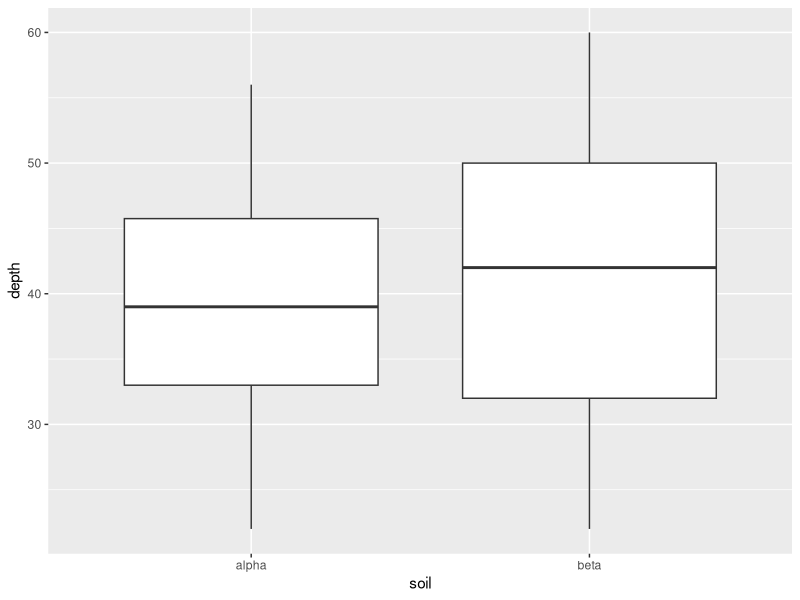
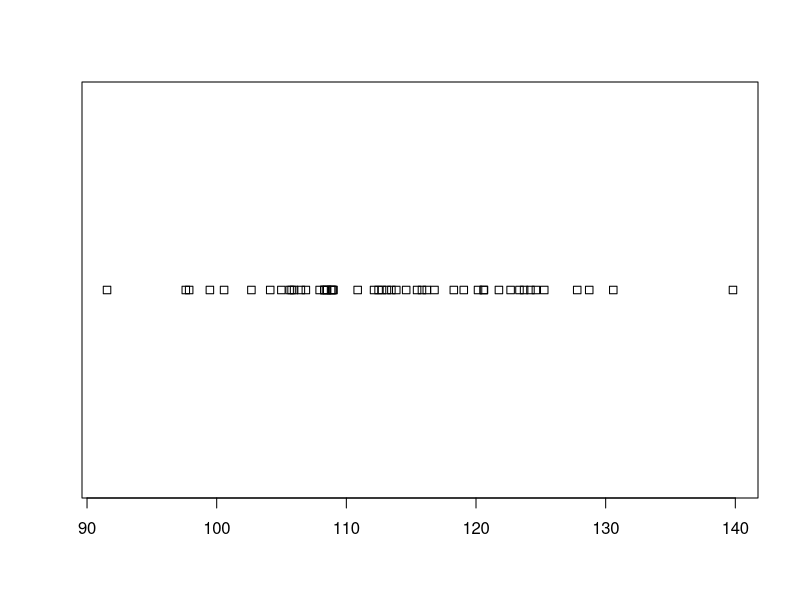
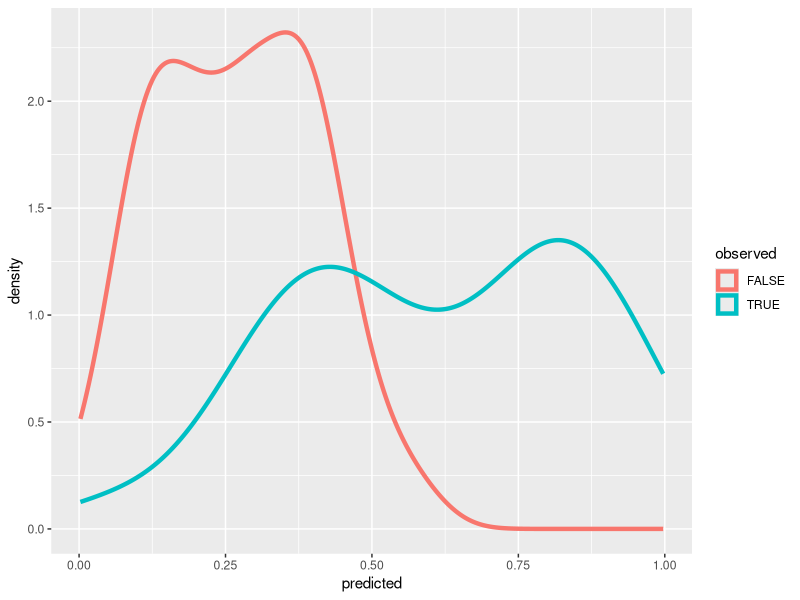

Source code (R) for these figures, in order:
## ---- chunk 1
knitr::opts_chunk$set(message = FALSE, warning = FALSE, background='#F7F7F7', fig.align='center', fig.retina=2, dev='png', tidy=FALSE, verbose=FALSE, antialias='cleartype', cache=FALSE)
## ---- chunk 2
library(ggplot2)

# set random seed, so that we all get the same results
set.seed(123)

# create a sample dataset with 10 values between 20 - 60
d1 <- data.frame(
  soil = "alpha",
  depth = sample(20:60, size = 10, replace = TRUE)
  )

# create a sample dataset with 100 values between 20 - 60
d2 <- data.frame(
  soil = "beta",
  depth = sample(20:60, size = 100, replace = TRUE)
  )

# combine d1 and d2
d3 <- rbind(d1, d2)

aggregate(depth ~ soil, data = d3, quantile)

# examine box plots
ggplot(d3, aes(x = soil, y = depth)) + geom_boxplot()
## ---- chunk 3

# calculate the mean of depth
m <- mean(d2$depth)
 
# subtract mean from each value and square (i.e. residuals)
d2$S <- (d2$depth - m)^2
 
#calculate overall sum of squares
SS <- sum(d2$S)
 
#calculate sample variance (length gives us the total number of sample/observations)
SS / (length(d2$depth) - 1)
## ---- chunk 4
aggregate(depth ~ soil, data = d3, var)
## ---- chunk 5
SE <- function(x) sd(x) / sqrt(length(x))

aggregate(depth ~ soil, data = d3, SE)
## ---- chunk 6
# this bootstrap is estimating the uncertainty associated with the variance of d2$depth
# an example of getting a confidence interval through bootstrapping (no assumption of a normal distribution)

# abbreviate our data to simply the commands
d <- d2$depth
n <- length(d)

# set number of iterations
N <- 50

# create a data frame to store the results
boot_stats <- data.frame(
  vars = numeric(N),
  means = numeric(N)
  )

# for each instance (i) in the set from 1 to N (50 in this case)
for (i in 1:N) {
  # create a new variable dB from each bootstrap sample of d
  boot.sample = sample(d, n, replace = TRUE) 
  boot_stats$means[i] = mean(boot.sample)
  boot_stats$vars[i] = var(boot.sample)
  }

quantile(boot_stats$vars)

stripchart(boot_stats$vars)


# Traditional Approach
ci <- c(
  # lower 5th
  l = mean(d) - 1.96 * sd(d) / sqrt(n),
  # upper 95th
  u = mean(d) + 1.96 * sd(d) / sqrt(n)
  )

# Compare Bootstrap to Confidence Interval
quantile(boot_stats$means, c(0.05, 0.95))

ci
## ---- chunk 7
### Numeric error metrics

### Linear model example

# Create a Ficticous Data-set
d_num <- data.frame(
  depth = 21:60 + rnorm(40, mean = 0, sd = 10),
  slope = 60:21
  )

num_lm <- lm(depth ~ slope, data = d_num, y = TRUE)

# R2
summary(num_lm)$r.squared

# or

predicted <- num_lm$fitted.values
observed <- num_lm$y

cor(predicted, observed)^2

# ME
mean(predicted - observed)

# RMSE
sqrt(mean((predicted - observed)^2))
## ---- chunk 8

# Create a Ficticous Data-set
r <- runif(175)
idx <- sample(which(r > 0.5), 75)
r <- r[-idx]

d_cat = data.frame(
  predicted = r, 
  observed  = (r + rnorm(100, sd = 0.2)) > 0.5
  )

# Compute Confusion Matrix
cm <- table(d_cat$predicted > 0.5, d_cat$observed)
print(cm)

# or

library(caret)
cm <- confusionMatrix(cm, positive = "TRUE")
cm$table
cm$overall
round(cm$byClass, 2)


# Examine threshoold
ggplot(d_cat, aes(x = predicted, color = observed)) +
  geom_density(lwd = 1.5)


# Trade Precision for Sensitivity by Varying the Threshold 
cm <- table(d_cat$predicted > 0.4, d_cat$observed)
cm <- confusionMatrix(cm, positive = "TRUE")
cm$table
cm$overall["Accuracy"]
round(cm$byClass, 2)

## ---- chunk 9
### Linear model example
# Create folds
folds <- createFolds(d_num$depth, k = 10)

# Cross validate
lm_cv <- lapply(folds, function(x) {
  train   = d_num[-x,]
  test    = d_num[x,]
  model   = lm(depth ~ ., data = train, y = TRUE)
  actual  = test$depth
  predict = predict(model, test)
  RMSE    = sqrt(mean((actual - predict)^2, na.rm = TRUE))
  R2      = cor(actual, predict, use = "pairwise")^2
  return(c(RMSE = RMSE, R2 = R2))
  }
  )

# Convert to a data.frame
lm_cv <- do.call(rbind, lm_cv)

# Summarize results
summary(lm_cv)
